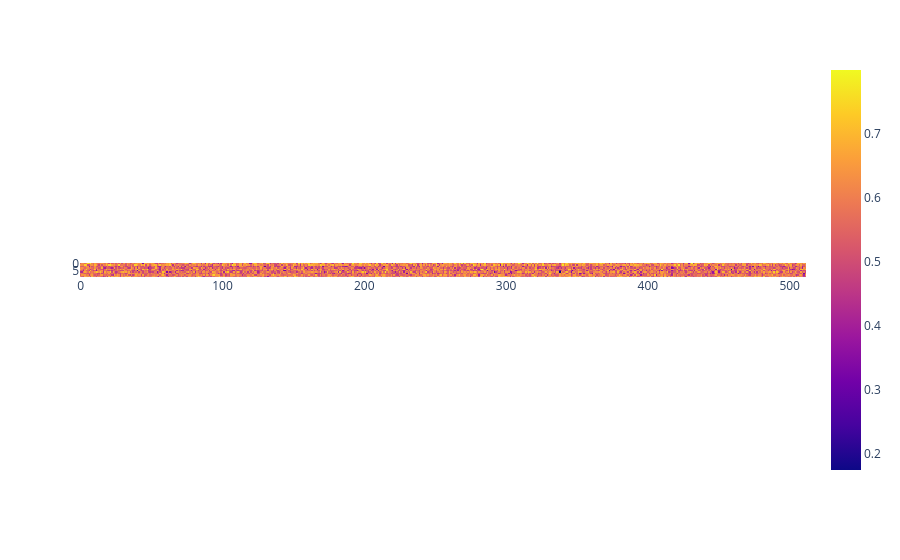

Write notebook code for a chart like this one.
### Code cell
px.imshow(torch.stack([activation_patterns_by_label_and_lin[label][1].float().mean(axis=1).std(axis=0) for label in range(10)]).cpu())

### Figure 1 — Plotly figure (JSON) as saved in the notebook; plotly's stock layout.template omitted (floating-point values rounded to 4 significant figures; data arrays with more than 128 entries replaced by an {"elided": "..."} marker saying what was removed)
{"data": [{"coloraxis": "coloraxis", "hovertemplate": "x: %{x}<br>y: %{y}<br>color: %{z}<extra></extra>", "name": "0", "type": "heatmap", "xaxis": "x", "yaxis": "y", "z": {"elided": "10x512 float values"}}], "layout": {"coloraxis": {"colorscale": [[0, "#0d0887"], [0.1111, "#46039f"], [0.2222, "#7201a8"], [0.3333, "#9c179e"], [0.4444, "#bd3786"], [0.5556, "#d8576b"], [0.6667, "#ed7953"], [0.7778, "#fb9f3a"], [0.8889, "#fdca26"], [1, "#f0f921"]]}, "margin": {"t": 60}, "xaxis": {"anchor": "y", "constrain": "domain", "domain": [0, 1], "scaleanchor": "y"}, "yaxis": {"anchor": "x", "autorange": "reversed", "constrain": "domain", "domain": [0, 1]}}}
